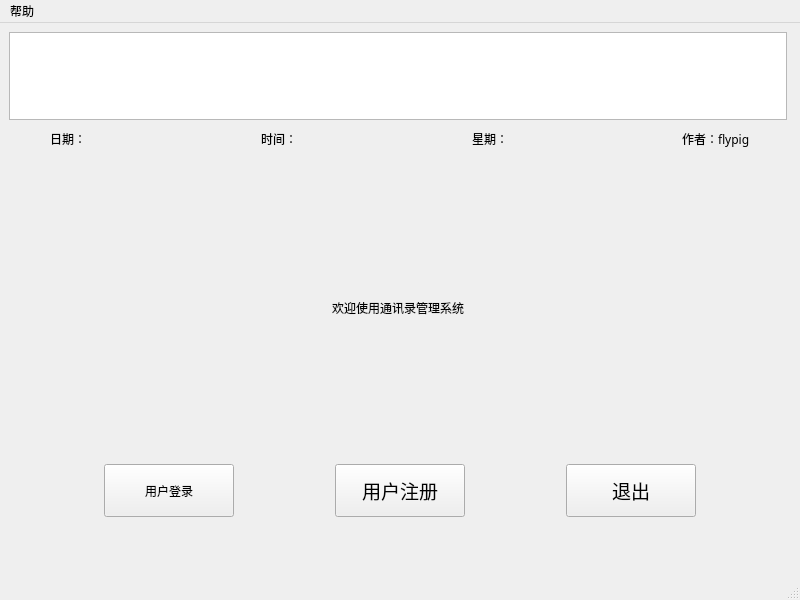
<?xml version="1.0" encoding="UTF-8"?>
<ui version="4.0">
 <class>MainWindow</class>
 <widget class="QMainWindow" name="MainWindow">
  <property name="geometry">
   <rect>
    <x>0</x>
    <y>0</y>
    <width>800</width>
    <height>600</height>
   </rect>
  </property>
  <property name="sizePolicy">
   <sizepolicy hsizetype="Fixed" vsizetype="Fixed">
    <horstretch>0</horstretch>
    <verstretch>0</verstretch>
   </sizepolicy>
  </property>
  <property name="minimumSize">
   <size>
    <width>800</width>
    <height>600</height>
   </size>
  </property>
  <property name="maximumSize">
   <size>
    <width>800</width>
    <height>600</height>
   </size>
  </property>
  <property name="font">
   <font>
    <family>楷体</family>
   </font>
  </property>
  <property name="windowTitle">
   <string>通讯管理系统</string>
  </property>
  <property name="iconSize">
   <size>
    <width>30</width>
    <height>30</height>
   </size>
  </property>
  <widget class="QWidget" name="centralwidget">
   <layout class="QVBoxLayout" name="verticalLayout" stretch="4,1,6,2,2">
    <item>
     <widget class="QGraphicsView" name="graphicsView">
      <property name="minimumSize">
       <size>
        <width>778</width>
        <height>88</height>
       </size>
      </property>
      <property name="maximumSize">
       <size>
        <width>778</width>
        <height>88</height>
       </size>
      </property>
      <property name="styleSheet">
       <string notr="true">border-image: url(:/new/prefix1/ver1.1_hotfix.jpg);</string>
      </property>
     </widget>
    </item>
    <item>
     <layout class="QHBoxLayout" name="horizontalLayout_5" stretch="1,4,1,4,1,4,0,0,1">
      <item>
       <spacer name="horizontalSpacer_4">
        <property name="orientation">
         <enum>Qt::Horizontal</enum>
        </property>
        <property name="sizeHint" stdset="0">
         <size>
          <width>19</width>
          <height>17</height>
         </size>
        </property>
       </spacer>
      </item>
      <item>
       <layout class="QHBoxLayout" name="horizontalLayout_2" stretch="1,3">
        <item>
         <widget class="QLabel" name="label_2">
          <property name="text">
           <string>日期：</string>
          </property>
         </widget>
        </item>
        <item>
         <widget class="QLabel" name="date">
          <property name="text">
           <string/>
          </property>
         </widget>
        </item>
       </layout>
      </item>
      <item>
       <spacer name="horizontalSpacer_5">
        <property name="orientation">
         <enum>Qt::Horizontal</enum>
        </property>
        <property name="sizeHint" stdset="0">
         <size>
          <width>19</width>
          <height>17</height>
         </size>
        </property>
       </spacer>
      </item>
      <item>
       <layout class="QHBoxLayout" name="horizontalLayout_3" stretch="1,3">
        <item>
         <widget class="QLabel" name="label_4">
          <property name="text">
           <string>时间：</string>
          </property>
         </widget>
        </item>
        <item>
         <widget class="QLabel" name="time">
          <property name="text">
           <string/>
          </property>
         </widget>
        </item>
       </layout>
      </item>
      <item>
       <spacer name="horizontalSpacer_6">
        <property name="orientation">
         <enum>Qt::Horizontal</enum>
        </property>
        <property name="sizeHint" stdset="0">
         <size>
          <width>19</width>
          <height>17</height>
         </size>
        </property>
       </spacer>
      </item>
      <item>
       <layout class="QHBoxLayout" name="horizontalLayout_4" stretch="0,2">
        <item>
         <widget class="QLabel" name="label_6">
          <property name="text">
           <string>星期：</string>
          </property>
         </widget>
        </item>
        <item>
         <widget class="QLabel" name="week">
          <property name="text">
           <string/>
          </property>
         </widget>
        </item>
       </layout>
      </item>
      <item>
       <spacer name="horizontalSpacer_9">
        <property name="orientation">
         <enum>Qt::Horizontal</enum>
        </property>
        <property name="sizeHint" stdset="0">
         <size>
          <width>40</width>
          <height>20</height>
         </size>
        </property>
       </spacer>
      </item>
      <item>
       <widget class="QLabel" name="label_3">
        <property name="text">
         <string>作者：flypig</string>
        </property>
       </widget>
      </item>
      <item>
       <spacer name="horizontalSpacer_7">
        <property name="orientation">
         <enum>Qt::Horizontal</enum>
        </property>
        <property name="sizeHint" stdset="0">
         <size>
          <width>19</width>
          <height>17</height>
         </size>
        </property>
       </spacer>
      </item>
     </layout>
    </item>
    <item>
     <widget class="QLabel" name="label">
      <property name="enabled">
       <bool>true</bool>
      </property>
      <property name="sizePolicy">
       <sizepolicy hsizetype="Preferred" vsizetype="Fixed">
        <horstretch>0</horstretch>
        <verstretch>0</verstretch>
       </sizepolicy>
      </property>
      <property name="minimumSize">
       <size>
        <width>778</width>
        <height>300</height>
       </size>
      </property>
      <property name="maximumSize">
       <size>
        <width>778</width>
        <height>460</height>
       </size>
      </property>
      <property name="layoutDirection">
       <enum>Qt::LeftToRight</enum>
      </property>
      <property name="styleSheet">
       <string notr="true">font: 28pt &quot;楷体&quot;;</string>
      </property>
      <property name="text">
       <string>欢迎使用通讯录管理系统</string>
      </property>
      <property name="textFormat">
       <enum>Qt::AutoText</enum>
      </property>
      <property name="alignment">
       <set>Qt::AlignCenter</set>
      </property>
     </widget>
    </item>
    <item>
     <layout class="QHBoxLayout" name="horizontalLayout" stretch="2,5,2,5,2,5,2">
      <item>
       <spacer name="horizontalSpacer_2">
        <property name="orientation">
         <enum>Qt::Horizontal</enum>
        </property>
        <property name="sizeHint" stdset="0">
         <size>
          <width>40</width>
          <height>20</height>
         </size>
        </property>
       </spacer>
      </item>
      <item>
       <widget class="QPushButton" name="pbtn1">
        <property name="maximumSize">
         <size>
          <width>130</width>
          <height>60</height>
         </size>
        </property>
        <property name="layoutDirection">
         <enum>Qt::LeftToRight</enum>
        </property>
        <property name="styleSheet">
         <string notr="true">font: 14pt &quot;楷体&quot;;</string>
        </property>
        <property name="text">
         <string>用户登录</string>
        </property>
        <property name="iconSize">
         <size>
          <width>40</width>
          <height>20</height>
         </size>
        </property>
        <property name="checkable">
         <bool>false</bool>
        </property>
        <property name="autoRepeatDelay">
         <number>300</number>
        </property>
       </widget>
      </item>
      <item>
       <spacer name="horizontalSpacer">
        <property name="orientation">
         <enum>Qt::Horizontal</enum>
        </property>
        <property name="sizeHint" stdset="0">
         <size>
          <width>40</width>
          <height>20</height>
         </size>
        </property>
       </spacer>
      </item>
      <item>
       <widget class="QPushButton" name="pbtn2">
        <property name="maximumSize">
         <size>
          <width>130</width>
          <height>60</height>
         </size>
        </property>
        <property name="font">
         <font>
          <family>楷体</family>
          <pointsize>14</pointsize>
         </font>
        </property>
        <property name="text">
         <string>用户注册</string>
        </property>
        <property name="autoRepeatDelay">
         <number>400</number>
        </property>
       </widget>
      </item>
      <item>
       <spacer name="horizontalSpacer_3">
        <property name="orientation">
         <enum>Qt::Horizontal</enum>
        </property>
        <property name="sizeHint" stdset="0">
         <size>
          <width>40</width>
          <height>20</height>
         </size>
        </property>
       </spacer>
      </item>
      <item>
       <widget class="QPushButton" name="pushButton">
        <property name="maximumSize">
         <size>
          <width>130</width>
          <height>60</height>
         </size>
        </property>
        <property name="font">
         <font>
          <pointsize>14</pointsize>
         </font>
        </property>
        <property name="text">
         <string>退出</string>
        </property>
       </widget>
      </item>
      <item>
       <spacer name="horizontalSpacer_8">
        <property name="orientation">
         <enum>Qt::Horizontal</enum>
        </property>
        <property name="sizeHint" stdset="0">
         <size>
          <width>40</width>
          <height>20</height>
         </size>
        </property>
       </spacer>
      </item>
     </layout>
    </item>
    <item>
     <spacer name="verticalSpacer">
      <property name="orientation">
       <enum>Qt::Vertical</enum>
      </property>
      <property name="sizeHint" stdset="0">
       <size>
        <width>20</width>
        <height>40</height>
       </size>
      </property>
     </spacer>
    </item>
   </layout>
  </widget>
  <widget class="QMenuBar" name="menubar">
   <property name="geometry">
    <rect>
     <x>0</x>
     <y>0</y>
     <width>800</width>
     <height>26</height>
    </rect>
   </property>
   <widget class="QMenu" name="menu">
    <property name="title">
     <string>帮助</string>
    </property>
    <addaction name="actionsetup"/>
   </widget>
   <addaction name="menu"/>
  </widget>
  <widget class="QStatusBar" name="statusbar"/>
  <action name="actionsetup">
   <property name="text">
    <string>help</string>
   </property>
  </action>
 </widget>
 <resources/>
 <connections/>
</ui>
